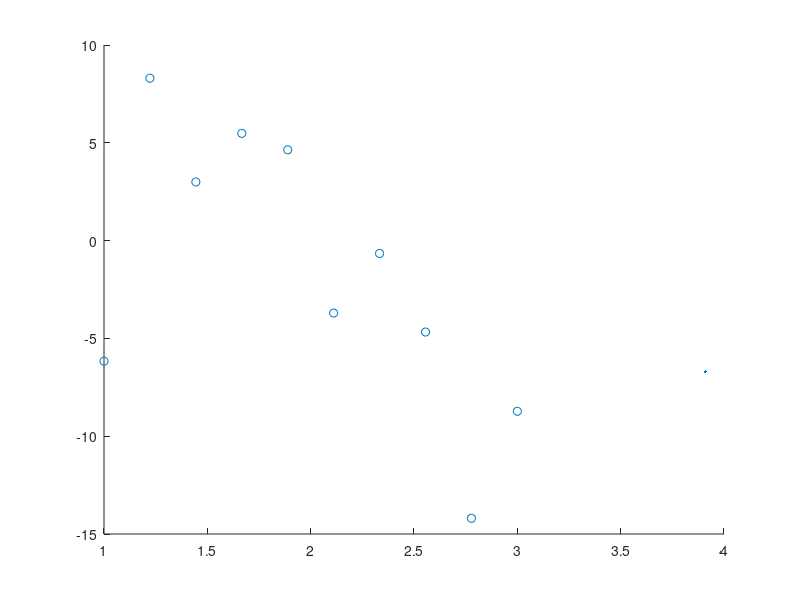

Reproduce this figure in MATLAB.
% LEAST SQUARES FITTING %

% Given Data
% x values: 1         1.2222   1.4444   1.6667  1.8889  2.1111      2.3333      2.5556       2.7778     3
% y values: -6.1666   8.3029   2.9989   5.484   4.6403  -3.70358    -0.656971   -4.67517     -14.1961   -8.72486

% Initialize n
n = 3;

% Construct martrices
% [n,x_values]x = y_values
x = [1; 1.2222; 1.4444; 1.6667; 1.8889; 2.1111; 2.3333; 2.5556; 2.7778; 3];
y = [-6.1666; 8.3029; 2.9989; 5.484; 4.6403; -3.70358; -0.656971; -4.67517; -14.1961; -8.72486]; %b is y values
x_hat = [];
error = 0;

% Initial plot
scatter(x,y)
hold on

% Construct A
for i = 1:size(x,1)
c1 = repmat(n,size(x,1),1);  % First column of A
end
A = [c1,x];
A_t = A.';

% Use Least squares to find x hat, x_hat
% augmented matrix
A2 = [A_t*A A_t*y]; 
A2 = rref(A2);
for i = 1:size(A2,1)
    x_hat = [x_hat;A2(i,end)];
end

% Find Least Squares Error, error
% ||Ax-b||
Axb = A*x_hat - y; % Graph this
for i = 1:size(Axb,1)
    error = error + Axb(i,1)^2;
end
error = sqrt(error);

if size(Axb) == 2
    plot(Axb(1,1),Axb(2,1))
end

disp(x_hat)

plot([x_hat(1,1)],[x_hat(2,1)]);

